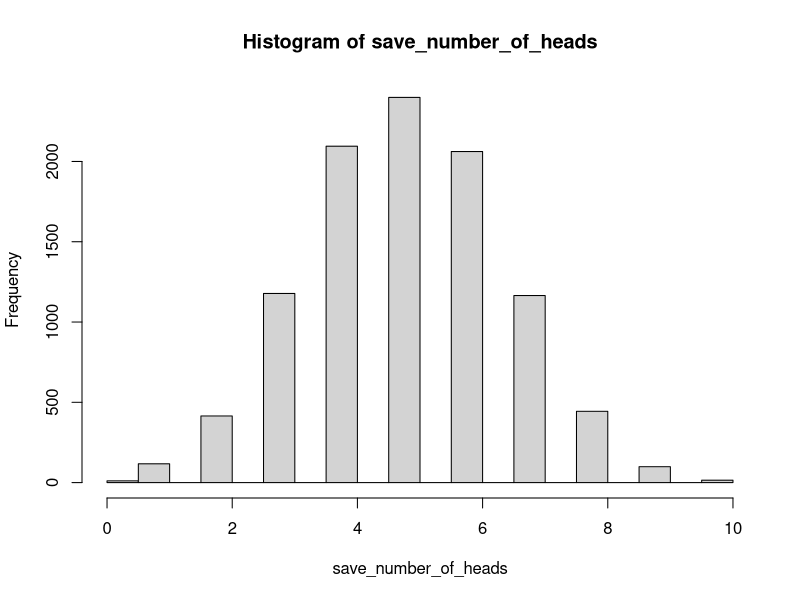
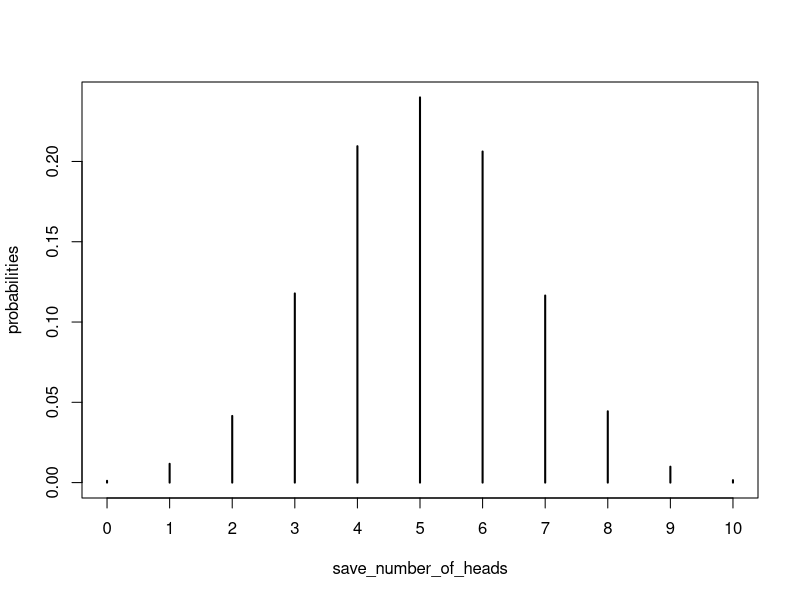

Write the R code that produced these figures, in order.
## ---- chunk 1
flip_a_coin <- rbinom(n=1, size=1, prob=.5) # stores the result of one coin flip
## ---- chunk 2
one_hundred_flips <- rbinom(n=100, size=1, prob=.5) # vector containing 100 1s and 0s
## ---- chunk 3
length(one_hundred_flips) #should return 100
## ---- chunk 4
number_of_heads <- sum(one_hundred_flips)
number_of_tails <- 100 - number_of_heads

number_of_heads
number_of_tails
## ---- chunk 5
save_number_of_heads <- c() # empty vector for saving results
for (i in 1:10000){
  # samples 10 numbers from a binomial distribution
  # finds the sum (number of heads out of 10)
  head_count<-sum(rbinom(10,1,.5))
  save_number_of_heads<-c(save_number_of_heads,head_count) #appends head_count to vector
}

## ---- chunk 6
mean(save_number_of_heads)
## ---- chunk 7
hist(save_number_of_heads) #shows a histogram in the plot window
## ---- chunk 8
table_of_counts<-table(save_number_of_heads)
probabilities <- table_of_counts/10000
plot(probabilities)
